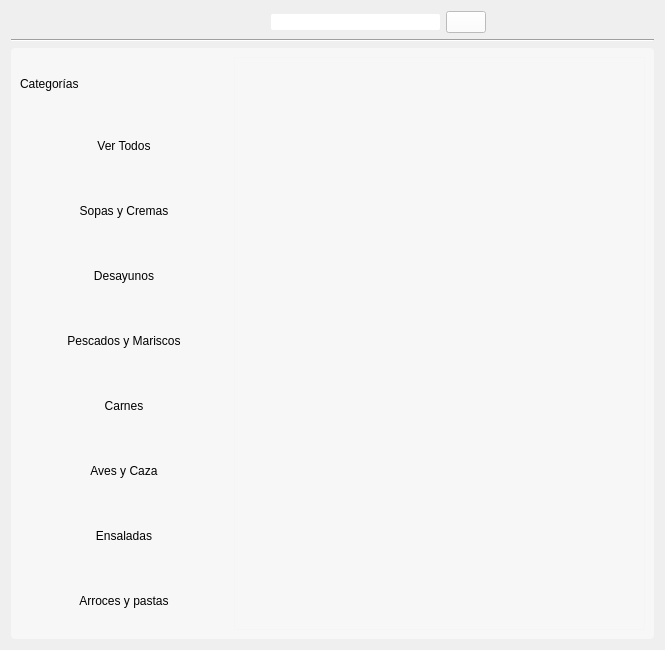
<?xml version="1.0" encoding="UTF-8"?>
<ui version="4.0">
 <class>RecipeWidget</class>
 <widget class="QWidget" name="RecipeWidget">
  <property name="geometry">
   <rect>
    <x>0</x>
    <y>0</y>
    <width>665</width>
    <height>650</height>
   </rect>
  </property>
  <property name="windowTitle">
   <string>Form</string>
  </property>
  <layout class="QVBoxLayout" name="verticalLayout">
   <item>
    <layout class="QHBoxLayout" name="horizontalLayout">
     <item>
      <widget class="QPushButton" name="homeButton">
       <property name="maximumSize">
        <size>
         <width>60</width>
         <height>60</height>
        </size>
       </property>
       <property name="text">
        <string/>
       </property>
       <property name="icon">
        <iconset resource="res.qrc">
         <normaloff>:/res/homeicon.png</normaloff>:/res/homeicon.png</iconset>
       </property>
       <property name="iconSize">
        <size>
         <width>60</width>
         <height>60</height>
        </size>
       </property>
       <property name="flat">
        <bool>true</bool>
       </property>
      </widget>
     </item>
     <item>
      <widget class="QPushButton" name="backButton">
       <property name="enabled">
        <bool>false</bool>
       </property>
       <property name="maximumSize">
        <size>
         <width>60</width>
         <height>60</height>
        </size>
       </property>
       <property name="text">
        <string/>
       </property>
       <property name="icon">
        <iconset resource="res.qrc">
         <normaloff>:/res/backicon.png</normaloff>:/res/backicon.png</iconset>
       </property>
       <property name="iconSize">
        <size>
         <width>60</width>
         <height>60</height>
        </size>
       </property>
       <property name="flat">
        <bool>true</bool>
       </property>
      </widget>
     </item>
     <item>
      <spacer name="horizontalSpacer">
       <property name="orientation">
        <enum>Qt::Horizontal</enum>
       </property>
       <property name="sizeHint" stdset="0">
        <size>
         <width>40</width>
         <height>20</height>
        </size>
       </property>
      </spacer>
     </item>
     <item>
      <widget class="QLineEdit" name="searchLine">
       <property name="minimumSize">
        <size>
         <width>150</width>
         <height>3</height>
        </size>
       </property>
       <property name="styleSheet">
        <string notr="true">border-radius: 2px;</string>
       </property>
      </widget>
     </item>
     <item>
      <widget class="QPushButton" name="searchButton">
       <property name="minimumSize">
        <size>
         <width>20</width>
         <height>2</height>
        </size>
       </property>
       <property name="styleSheet">
        <string notr="true">background-color: rgba(255, 255, 255, 230);</string>
       </property>
       <property name="text">
        <string/>
       </property>
       <property name="icon">
        <iconset resource="res.qrc">
         <normaloff>:/res/searchicon.png</normaloff>:/res/searchicon.png</iconset>
       </property>
      </widget>
     </item>
     <item>
      <spacer name="horizontalSpacer_2">
       <property name="orientation">
        <enum>Qt::Horizontal</enum>
       </property>
       <property name="sizeHint" stdset="0">
        <size>
         <width>40</width>
         <height>20</height>
        </size>
       </property>
      </spacer>
     </item>
    </layout>
   </item>
   <item>
    <widget class="Line" name="line">
     <property name="orientation">
      <enum>Qt::Horizontal</enum>
     </property>
    </widget>
   </item>
   <item>
    <widget class="QStackedWidget" name="stackedWidget">
     <property name="styleSheet">
      <string notr="true">#stackedWidget
{border-radius: 4px;
background-color: rgba(255, 255, 255, 130);}</string>
     </property>
     <property name="currentIndex">
      <number>0</number>
     </property>
     <widget class="QWidget" name="page">
      <layout class="QHBoxLayout" name="horizontalLayout_5">
       <item>
        <layout class="QVBoxLayout" name="verticalLayout_2">
         <item>
          <widget class="QLabel" name="label_3">
           <property name="text">
            <string>Categorías</string>
           </property>
          </widget>
         </item>
         <item>
          <widget class="QToolButton" name="allIcon">
           <property name="minimumSize">
            <size>
             <width>208</width>
             <height>59</height>
            </size>
           </property>
           <property name="text">
            <string>Ver Todos</string>
           </property>
           <property name="icon">
            <iconset resource="res.qrc">
             <normaloff>:/res/allicon.png</normaloff>:/res/allicon.png</iconset>
           </property>
           <property name="iconSize">
            <size>
             <width>64</width>
             <height>64</height>
            </size>
           </property>
           <property name="toolButtonStyle">
            <enum>Qt::ToolButtonTextBesideIcon</enum>
           </property>
           <property name="autoRaise">
            <bool>true</bool>
           </property>
          </widget>
         </item>
         <item>
          <widget class="QToolButton" name="soupButton">
           <property name="minimumSize">
            <size>
             <width>208</width>
             <height>59</height>
            </size>
           </property>
           <property name="text">
            <string>Sopas y Cremas</string>
           </property>
           <property name="icon">
            <iconset resource="res.qrc">
             <normaloff>:/res/soupicon.png</normaloff>:/res/soupicon.png</iconset>
           </property>
           <property name="iconSize">
            <size>
             <width>64</width>
             <height>64</height>
            </size>
           </property>
           <property name="toolButtonStyle">
            <enum>Qt::ToolButtonTextBesideIcon</enum>
           </property>
           <property name="autoRaise">
            <bool>true</bool>
           </property>
          </widget>
         </item>
         <item>
          <widget class="QToolButton" name="breakfastButton">
           <property name="minimumSize">
            <size>
             <width>208</width>
             <height>59</height>
            </size>
           </property>
           <property name="text">
            <string>Desayunos</string>
           </property>
           <property name="icon">
            <iconset resource="res.qrc">
             <normaloff>:/res/eggsicon.png</normaloff>:/res/eggsicon.png</iconset>
           </property>
           <property name="iconSize">
            <size>
             <width>64</width>
             <height>64</height>
            </size>
           </property>
           <property name="toolButtonStyle">
            <enum>Qt::ToolButtonTextBesideIcon</enum>
           </property>
           <property name="autoRaise">
            <bool>true</bool>
           </property>
          </widget>
         </item>
         <item>
          <widget class="QToolButton" name="fishButton">
           <property name="minimumSize">
            <size>
             <width>208</width>
             <height>59</height>
            </size>
           </property>
           <property name="text">
            <string>Pescados y Mariscos</string>
           </property>
           <property name="icon">
            <iconset resource="res.qrc">
             <normaloff>:/res/fishicon.png</normaloff>:/res/fishicon.png</iconset>
           </property>
           <property name="iconSize">
            <size>
             <width>64</width>
             <height>64</height>
            </size>
           </property>
           <property name="toolButtonStyle">
            <enum>Qt::ToolButtonTextBesideIcon</enum>
           </property>
           <property name="autoRaise">
            <bool>true</bool>
           </property>
          </widget>
         </item>
         <item>
          <widget class="QToolButton" name="meatButton">
           <property name="minimumSize">
            <size>
             <width>208</width>
             <height>59</height>
            </size>
           </property>
           <property name="text">
            <string>Carnes</string>
           </property>
           <property name="icon">
            <iconset resource="res.qrc">
             <normaloff>:/res/meaticon.png</normaloff>:/res/meaticon.png</iconset>
           </property>
           <property name="iconSize">
            <size>
             <width>64</width>
             <height>64</height>
            </size>
           </property>
           <property name="toolButtonStyle">
            <enum>Qt::ToolButtonTextBesideIcon</enum>
           </property>
           <property name="autoRaise">
            <bool>true</bool>
           </property>
          </widget>
         </item>
         <item>
          <widget class="QToolButton" name="chickenButton">
           <property name="minimumSize">
            <size>
             <width>208</width>
             <height>59</height>
            </size>
           </property>
           <property name="text">
            <string>Aves y Caza</string>
           </property>
           <property name="icon">
            <iconset resource="res.qrc">
             <normaloff>:/res/chickenicon.png</normaloff>:/res/chickenicon.png</iconset>
           </property>
           <property name="iconSize">
            <size>
             <width>64</width>
             <height>64</height>
            </size>
           </property>
           <property name="toolButtonStyle">
            <enum>Qt::ToolButtonTextBesideIcon</enum>
           </property>
           <property name="autoRaise">
            <bool>true</bool>
           </property>
          </widget>
         </item>
         <item>
          <widget class="QToolButton" name="saladButton">
           <property name="minimumSize">
            <size>
             <width>208</width>
             <height>59</height>
            </size>
           </property>
           <property name="text">
            <string>Ensaladas</string>
           </property>
           <property name="icon">
            <iconset resource="res.qrc">
             <normaloff>:/res/saladicon.png</normaloff>:/res/saladicon.png</iconset>
           </property>
           <property name="iconSize">
            <size>
             <width>64</width>
             <height>64</height>
            </size>
           </property>
           <property name="toolButtonStyle">
            <enum>Qt::ToolButtonTextBesideIcon</enum>
           </property>
           <property name="autoRaise">
            <bool>true</bool>
           </property>
          </widget>
         </item>
         <item>
          <widget class="QToolButton" name="riceButton">
           <property name="minimumSize">
            <size>
             <width>208</width>
             <height>59</height>
            </size>
           </property>
           <property name="text">
            <string>Arroces y pastas</string>
           </property>
           <property name="icon">
            <iconset resource="res.qrc">
             <normaloff>:/res/riceicon.png</normaloff>:/res/riceicon.png</iconset>
           </property>
           <property name="iconSize">
            <size>
             <width>64</width>
             <height>64</height>
            </size>
           </property>
           <property name="toolButtonStyle">
            <enum>Qt::ToolButtonTextBesideIcon</enum>
           </property>
           <property name="autoRaise">
            <bool>true</bool>
           </property>
          </widget>
         </item>
        </layout>
       </item>
       <item>
        <widget class="QListWidget" name="listWidget">
         <property name="styleSheet">
          <string notr="true">background-color: rgb(255, 255, 255,9);</string>
         </property>
        </widget>
       </item>
      </layout>
     </widget>
     <widget class="QWidget" name="recipe">
      <layout class="QHBoxLayout" name="horizontalLayout_7">
       <item>
        <layout class="QVBoxLayout" name="verticalLayout_3">
         <item>
          <layout class="QHBoxLayout" name="horizontalLayout_2">
           <item>
            <widget class="QLabel" name="nameLabel">
             <property name="styleSheet">
              <string notr="true">font: 75 15pt &quot;MV Boli&quot;;</string>
             </property>
             <property name="text">
              <string>$recipename</string>
             </property>
            </widget>
           </item>
           <item>
            <spacer name="horizontalSpacer_4">
             <property name="orientation">
              <enum>Qt::Horizontal</enum>
             </property>
             <property name="sizeHint" stdset="0">
              <size>
               <width>40</width>
               <height>20</height>
              </size>
             </property>
            </spacer>
           </item>
          </layout>
         </item>
         <item>
          <widget class="QLabel" name="typeLabel">
           <property name="styleSheet">
            <string notr="true">font: 75 13pt &quot;MV Boli&quot;;</string>
           </property>
           <property name="text">
            <string>$Type</string>
           </property>
          </widget>
         </item>
         <item>
          <layout class="QHBoxLayout" name="horizontalLayout_3">
           <item>
            <widget class="QLabel" name="label">
             <property name="minimumSize">
              <size>
               <width>150</width>
               <height>150</height>
              </size>
             </property>
             <property name="maximumSize">
              <size>
               <width>150</width>
               <height>150</height>
              </size>
             </property>
             <property name="text">
              <string/>
             </property>
             <property name="pixmap">
              <pixmap resource="res.qrc">:/res/recipesicon.png</pixmap>
             </property>
             <property name="scaledContents">
              <bool>true</bool>
             </property>
            </widget>
           </item>
           <item>
            <spacer name="horizontalSpacer_6">
             <property name="orientation">
              <enum>Qt::Horizontal</enum>
             </property>
             <property name="sizeHint" stdset="0">
              <size>
               <width>40</width>
               <height>20</height>
              </size>
             </property>
            </spacer>
           </item>
          </layout>
         </item>
         <item>
          <widget class="QLabel" name="label_2">
           <property name="styleSheet">
            <string notr="true">font: 75 15pt &quot;MV Boli&quot;;</string>
           </property>
           <property name="text">
            <string>Ingredientes</string>
           </property>
          </widget>
         </item>
         <item>
          <widget class="QTextBrowser" name="ingredientText">
           <property name="maximumSize">
            <size>
             <width>1000</width>
             <height>1000</height>
            </size>
           </property>
           <property name="styleSheet">
            <string notr="true">background-color: rgb(255, 255, 255,0);
font: 75 15pt &quot;MV Boli&quot;;</string>
           </property>
           <property name="frameShape">
            <enum>QFrame::NoFrame</enum>
           </property>
           <property name="html">
            <string>&lt;!DOCTYPE HTML PUBLIC &quot;-//W3C//DTD HTML 4.0//EN&quot; &quot;http://www.w3.org/TR/REC-html40/strict.dtd&quot;&gt;
&lt;html&gt;&lt;head&gt;&lt;meta name=&quot;qrichtext&quot; content=&quot;1&quot; /&gt;&lt;style type=&quot;text/css&quot;&gt;
p, li { white-space: pre-wrap; }
&lt;/style&gt;&lt;/head&gt;&lt;body style=&quot; font-family:'MV Boli'; font-size:15pt; font-weight:72; font-style:normal;&quot;&gt;
&lt;p style=&quot; margin-top:0px; margin-bottom:0px; margin-left:0px; margin-right:0px; -qt-block-indent:0; text-indent:0px;&quot;&gt;&lt;span style=&quot; font-family:'MS Shell Dlg 2'; font-size:8pt; font-weight:400;&quot;&gt;$ingredientes&lt;/span&gt;&lt;/p&gt;&lt;/body&gt;&lt;/html&gt;</string>
           </property>
          </widget>
         </item>
         <item>
          <layout class="QHBoxLayout" name="horizontalLayout_4">
           <item>
            <widget class="QLabel" name="label_4">
             <property name="text">
              <string>$status text</string>
             </property>
            </widget>
           </item>
           <item>
            <widget class="QPushButton" name="pushButton">
             <property name="text">
              <string>$option</string>
             </property>
            </widget>
           </item>
          </layout>
         </item>
        </layout>
       </item>
       <item>
        <widget class="Line" name="line_2">
         <property name="orientation">
          <enum>Qt::Vertical</enum>
         </property>
        </widget>
       </item>
       <item>
        <widget class="QTextBrowser" name="preparationText">
         <property name="styleSheet">
          <string notr="true">background-color: rgba(255, 255, 255, 0);
font: 75 15pt &quot;MV Boli&quot;;</string>
         </property>
         <property name="frameShape">
          <enum>QFrame::NoFrame</enum>
         </property>
         <property name="html">
          <string>&lt;!DOCTYPE HTML PUBLIC &quot;-//W3C//DTD HTML 4.0//EN&quot; &quot;http://www.w3.org/TR/REC-html40/strict.dtd&quot;&gt;
&lt;html&gt;&lt;head&gt;&lt;meta name=&quot;qrichtext&quot; content=&quot;1&quot; /&gt;&lt;style type=&quot;text/css&quot;&gt;
p, li { white-space: pre-wrap; }
&lt;/style&gt;&lt;/head&gt;&lt;body style=&quot; font-family:'MV Boli'; font-size:15pt; font-weight:72; font-style:normal;&quot;&gt;
&lt;p style=&quot; margin-top:0px; margin-bottom:0px; margin-left:0px; margin-right:0px; -qt-block-indent:0; text-indent:0px;&quot;&gt;&lt;span style=&quot; font-family:'MS Shell Dlg 2'; font-size:8pt; font-weight:400;&quot;&gt;$preparation&lt;/span&gt;&lt;/p&gt;&lt;/body&gt;&lt;/html&gt;</string>
         </property>
        </widget>
       </item>
      </layout>
     </widget>
    </widget>
   </item>
  </layout>
 </widget>
 <resources>
  <include location="res.qrc"/>
 </resources>
 <connections/>
</ui>
